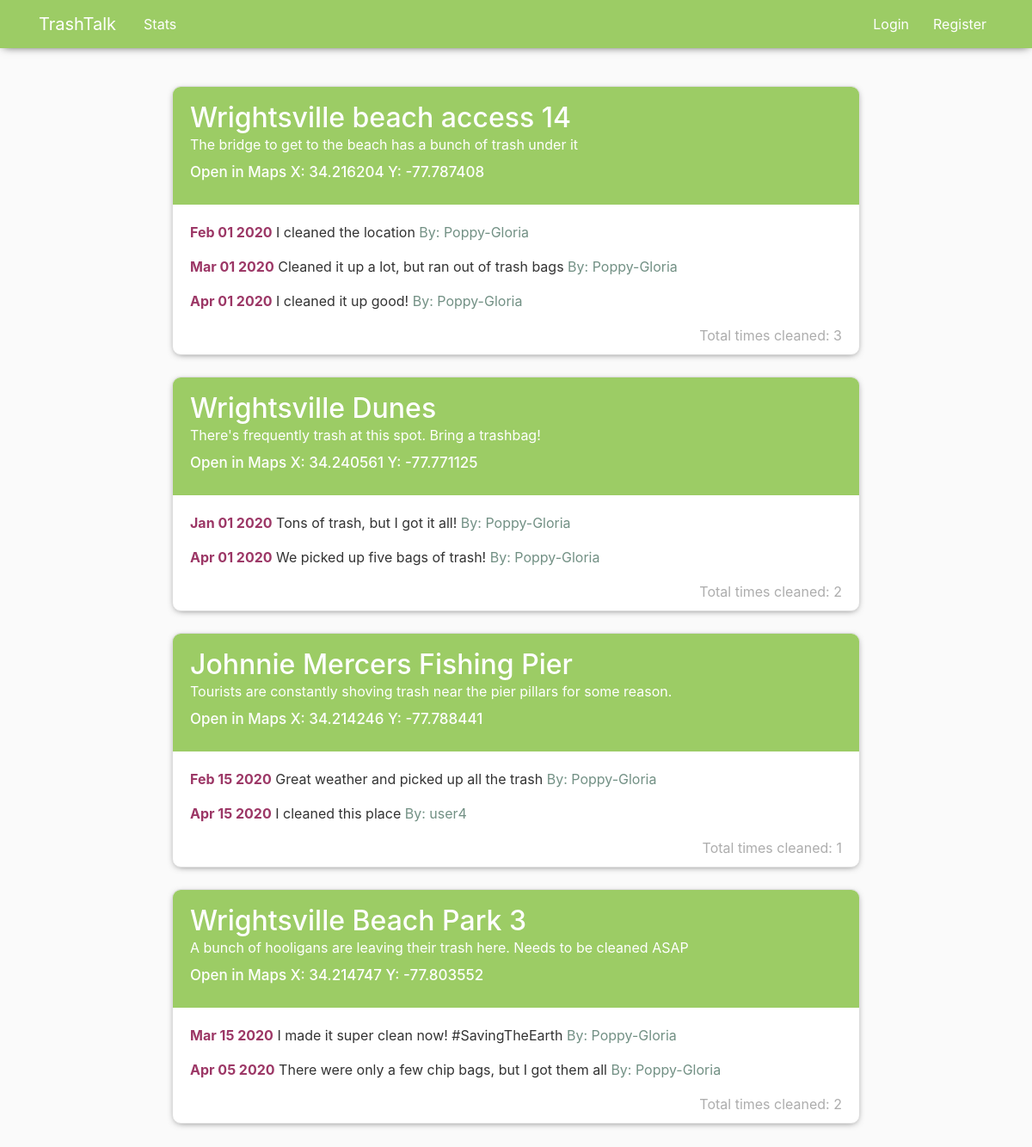
/, run on an earlier commit of the app's database.
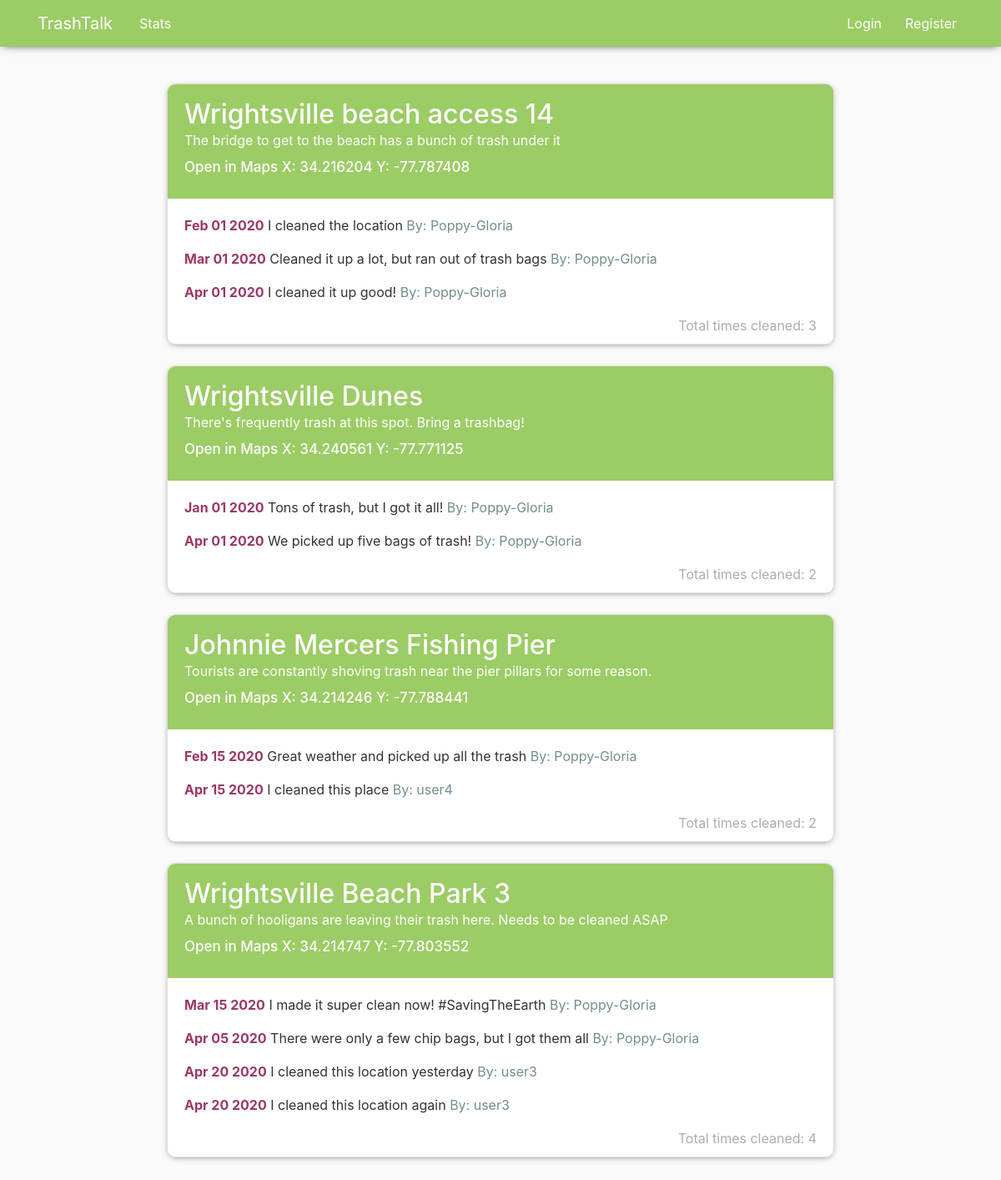
And on a later commit of the database.
### blog/models.py (models this page shows, shortened)
class Location(models.Model):
    l_id = models.UUIDField(primary_key=True, default=uuid.uuid4, editable=False)
    l_name = models.CharField(max_length = 100)
    x_cord = models.FloatField()
    y_cord = models.FloatField()
    description = models.TextField()
    times_cleaned = models.IntegerField()

class Cleaned(models.Model):
    l_id = models.ForeignKey(Location, on_delete = models.CASCADE)
    u_id = models.ForeignKey(User, on_delete = models.CASCADE)
    date_cleaned = models.DateTimeField(default = timezone.now)
    description = models.TextField()

### blog/views.py (the view)
# urls.py: path('', views.home, name='blog-home'),
def home(request):
    context = {
        'locations': Location.objects.all(),
        'cleaned': Cleaned.objects.all()
    }
    return render(request, 'blog/home.html', context)

### blog/templates/blog/home.html
{% extends "blog/base.html" %}
{% block content %}
    {% for loc in locations %}
        <article class="media content-section">
          <div class="media-body">
            <div class="title-blue">
            <h2><a href="{% url 'post-detail' loc.l_id %}">{{ loc.l_name }}</a></h2>
            <p class="article-content less-padding">{{loc.description}}</p>
            <a class="mr-2 clr" target="_blank" href="https://www.google.com/maps/place/{{loc.x_cord}},{{loc.y_cord}}">Open in Maps X: {{loc.x_cord}} Y: {{loc.y_cord}}</a>
            </div>
            {% for clean in cleaned %}
            {% ifequal clean.l_id.l_id loc.l_id %}
            <p><span class = "cdate">{{clean.date_cleaned|date:"M d Y"}}</span> {{clean.description}} <span class="fadegreen">By: {{clean.u_id.username}}</span></p>
            {% endifequal %}
            {% endfor %}
            <p class = "lowercount">Total times cleaned: {{loc.times_cleaned}}</p>
          </div>
        </article>
    {% endfor %}
{% endblock content %}

### blog/templates/blog/base.html (shortened to what this page needs)
{% load static %}
<!DOCTYPE html>
<html>
<head>
    <link rel="stylesheet" href="https://maxcdn.bootstrapcdn.com/bootstrap/4.0.0/css/bootstrap.min.css">
    <link rel="stylesheet" type="text/css" href="{% static 'blog/main.css' %}">
</head>
<body>
    <header class="site-header">
      <nav class="navbar navbar-expand-md navbar-dark bg-steel fixed-top">
        <div class="container">
          <a class="navbar-brand mr-4" href="{% url 'blog-home' %}">TrashTalk</a>
          <div class="collapse navbar-collapse" id="navbarToggle">
            <div class="navbar-nav mr-auto">
              <a class="nav-item nav-link" href="{% url 'blog-about' %}">Stats</a>
            </div>
            <div class="navbar-nav">
              {% if user.is_authenticated %}
              <a class="nav-item nav-link padl" href="{%url 'post-create'%}">Post Location</a>
              <a class="nav-item nav-link padl" href="/logout">Logout</a>
              {% else %}
              <a class="nav-item nav-link padl" href="/login">Login</a>
              <a class="nav-item nav-link padl" href="/register">Register</a>
              {% endif %}
            </div>
          </div>
        </div>
      </nav>
    </header>
    <main role="main" class="container">
      <div class="row">
        <div class="center-wide">
          {% block content %}{% endblock %}
        </div>
      </div>
    </main>
</body>
</html>

### blog/static/blog/main.css (style rules this page uses)
body { background: #fafafa; color: #333333; margin-top: 5rem; margin-bottom: 100px; }
a { color:white !important; }
.padl { padding-left: 20px !important; }
.site-header .navbar-nav .nav-link { color: white !important; }
.center-wide { margin-top: 20px; width: 800px; margin-left: auto; margin-right: auto; }
body main .cdate { color: #9c3766; font-weight: 700; }
.title-blue { background: #9CCC65; margin-left: -20px; margin-right: -20px; padding-left: 20px; padding-right: 20px; margin-top: -12px; padding-top: 19px; padding-bottom: 24px; color: white !important; margin-bottom: 20px; }
.lowercount { color: #adadad; text-align: right; margin-bottom: 0px; }
.fadegreen { color: #729084; }
.title-blue h2 { color: white; margin-bottom: 0px; }
body article { box-shadow: 0 2px 8px -4px rgba(0, 0, 0, 0.7); border-radius: 10px !important; overflow: hidden; margin-bottom: 25px !important; }
.less-padding { margin-bottom: 8px; }
.clr { color: #507080; font-weight: 500; font-size: 17px; }
h1, h2, h3, h4, h5, h6 { color: #444444; }
.bg-steel { background-color: #9CCC65; box-shadow: 0 2px 10px -4px rgba(0, 0, 0, 0.8); }
.site-header .navbar-nav .nav-link { color: #cbd5db; }
.content-section { background: #ffffff; padding: 10px 20px; border: 1px solid #dddddd; border-radius: 3px; margin-bottom: 20px; }
.article-content { white-space: pre-line; }

What changed in the data, as far as the page shows it:
changed Location "Johnnie Mercers Fishing Pier": times_cleaned "1" → "2"
changed Location "Wrightsville Beach Park 3": times_cleaned "2" → "4"
added Cleaned: date_cleaned "Apr 20 2020", description "I cleaned this location yesterday", u_id.username "user3", shown under Location "Wrightsville Beach Park 3"
added Cleaned: date_cleaned "Apr 20 2020", description "I cleaned this location again", u_id.username "user3", shown under Location "Wrightsville Beach Park 3"
